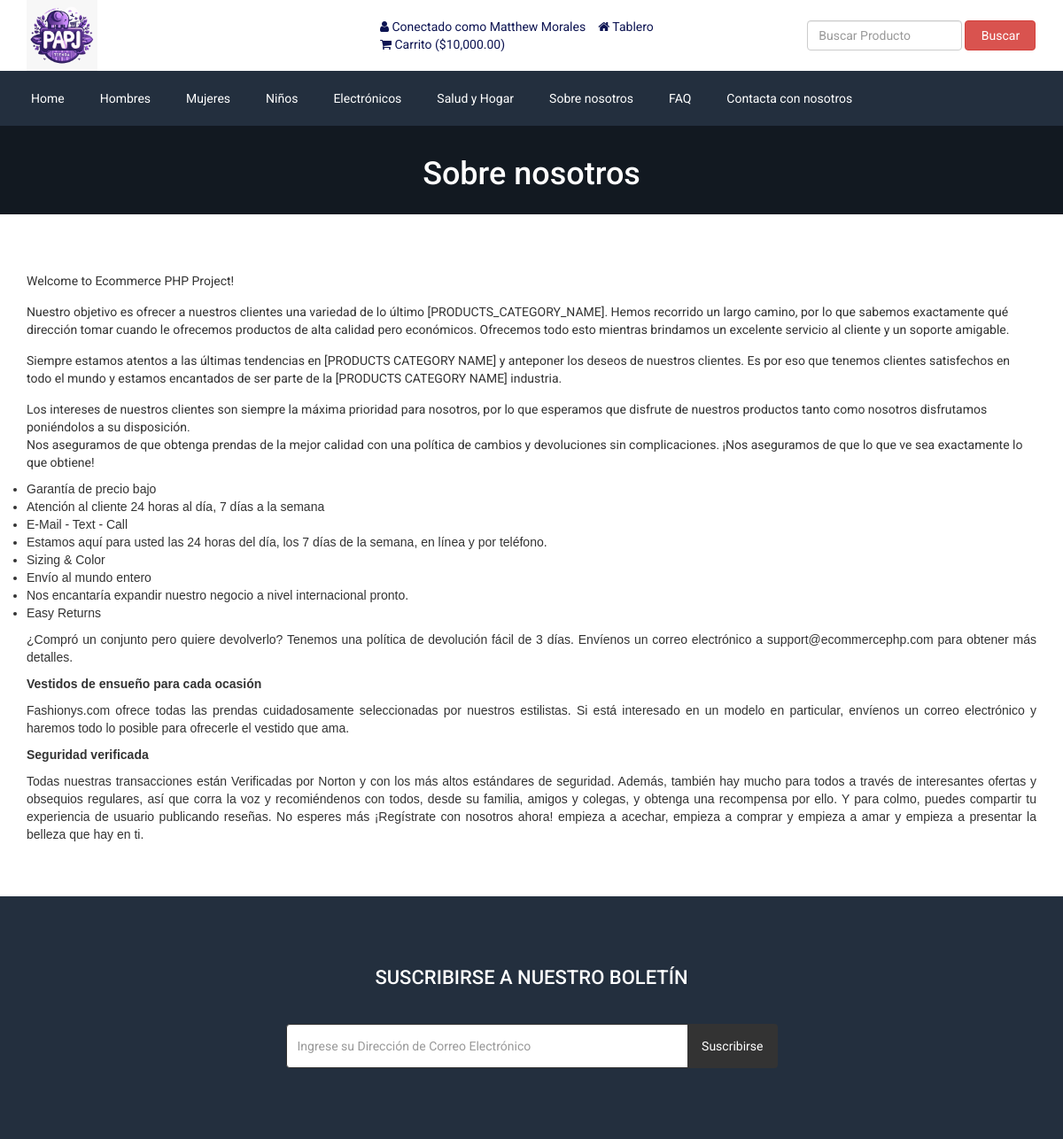
The page /about.php (signed in) on the database its author committed.
### tables this page shows
CREATE TABLE `tbl_settings` (
  `id` int(11) NOT NULL,
  `logo` varchar(255) NOT NULL,
  `favicon` varchar(255) NOT NULL,
  `footer_about` text NOT NULL,
  `footer_copyright` text NOT NULL,
  `contact_address` text NOT NULL,
  `contact_email` varchar(255) NOT NULL,
  `contact_phone` varchar(255) NOT NULL,
  `contact_fax` varchar(255) NOT NULL,
  `contact_map_iframe` text NOT NULL,
  `receive_email` varchar(255) NOT NULL,
  `receive_email_subject` varchar(255) NOT NULL,
  `receive_email_thank_you_message` text NOT NULL,
  `forget_password_message` text NOT NULL,
  `total_recent_post_footer` int(10) NOT NULL,
  `total_popular_post_footer` int(10) NOT NULL,
  `total_recent_post_sidebar` int(11) NOT NULL,
  `total_popular_post_sidebar` int(11) NOT NULL,
  `total_featured_product_home` int(11) NOT NULL,
  `total_latest_product_home` int(11) NOT NULL,
  `total_popular_product_home` int(11) NOT NULL,
  `meta_title_home` text NOT NULL,
  `meta_keyword_home` text NOT NULL,
  `meta_description_home` text NOT NULL,
  `banner_login` text NOT NULL,
  `banner_registration` text NOT NULL,
  `banner_forget_password` text NOT NULL,
  `banner_reset_password` text NOT NULL,
  `banner_search` text NOT NULL,
  `banner_cart` text NOT NULL,
  `banner_checkout` text NOT NULL,
  `banner_product_category` text NOT NULL,
  `banner_blog` text NOT NULL,
  `cta_title` varchar(255) NOT NULL,
  `cta_content` text NOT NULL,
  `cta_read_more_text` varchar(255) NOT NULL,
  `cta_read_more_url` varchar(255) NOT NULL,
  `cta_photo` varchar(255) NOT NULL,
  `featured_product_title` varchar(255) NOT NULL,
  `featured_product_subtitle` varchar(255) NOT NULL,
  `latest_product_title` varchar(255) NOT NULL,
  `latest_product_subtitle` varchar(255) NOT NULL,
  `popular_product_title` varchar(255) NOT NULL,
  `popular_product_subtitle` varchar(255) NOT NULL,
  `testimonial_title` varchar(255) NOT NULL,
  `testimonial_subtitle` varchar(255) NOT NULL,
  `testimonial_photo` varchar(255) NOT NULL,
  `blog_title` varchar(255) NOT NULL,
  `blog_subtitle` varchar(255) NOT NULL,
  `newsletter_text` text NOT NULL,
  `paypal_email` varchar(255) NOT NULL,
  `stripe_public_key` varchar(255) NOT NULL,
  `stripe_secret_key` varchar(255) NOT NULL,
  `bank_detail` text NOT NULL,
  `before_head` text NOT NULL,
  `after_body` text NOT NULL,
  `before_body` text NOT NULL,
  `home_service_on_off` int(11) NOT NULL,
  `home_welcome_on_off` int(11) NOT NULL,
  `home_featured_product_on_off` int(11) NOT NULL,
  `home_latest_product_on_off` int(11) NOT NULL,
  `home_popular_product_on_off` int(11) NOT NULL,
  `home_testimonial_on_off` int(11) NOT NULL,
  `home_blog_on_off` int(11) NOT NULL,
  `newsletter_on_off` int(11) NOT NULL,
  `ads_above_welcome_on_off` int(1) NOT NULL,
  `ads_above_featured_product_on_off` int(1) NOT NULL,
  `ads_above_latest_product_on_off` int(1) NOT NULL,
  `ads_above_popular_product_on_off` int(1) NOT NULL,
  `ads_above_testimonial_on_off` int(1) NOT NULL,
  `ads_category_sidebar_on_off` int(1) NOT NULL
);

CREATE TABLE `tbl_top_category` (
  `tcat_id` int(11) NOT NULL,
  `tcat_name` varchar(255) NOT NULL,
  `show_on_menu` int(1) NOT NULL
);

CREATE TABLE `tbl_page` (
  `id` int(11) NOT NULL,
  `about_title` varchar(255) NOT NULL,
  `about_content` text NOT NULL,
  `about_banner` varchar(255) NOT NULL,
  `about_meta_title` varchar(255) NOT NULL,
  `about_meta_keyword` text NOT NULL,
  `about_meta_description` text NOT NULL,
  `faq_title` varchar(255) NOT NULL,
  `faq_banner` varchar(255) NOT NULL,
  `faq_meta_title` varchar(255) NOT NULL,
  `faq_meta_keyword` text NOT NULL,
  `faq_meta_description` text NOT NULL,
  `blog_title` varchar(255) NOT NULL,
  `blog_banner` varchar(255) NOT NULL,
  `blog_meta_title` varchar(255) NOT NULL,
  `blog_meta_keyword` text NOT NULL,
  `blog_meta_description` text NOT NULL,
  `contact_title` varchar(255) NOT NULL,
  `contact_banner` varchar(255) NOT NULL,
  `contact_meta_title` varchar(255) NOT NULL,
  `contact_meta_keyword` text NOT NULL,
  `contact_meta_description` text NOT NULL,
  `pgallery_title` varchar(255) NOT NULL,
  `pgallery_banner` varchar(255) NOT NULL,
  `pgallery_meta_title` varchar(255) NOT NULL,
  `pgallery_meta_keyword` text NOT NULL,
  `pgallery_meta_description` text NOT NULL,
  `vgallery_title` varchar(255) NOT NULL,
  `vgallery_banner` varchar(255) NOT NULL,
  `vgallery_meta_title` varchar(255) NOT NULL,
  `vgallery_meta_keyword` text NOT NULL,
  `vgallery_meta_description` text NOT NULL
);

### about.php (the view)
<?php require_once('header.php'); ?>
<?php
$statement = $pdo->prepare("SELECT * FROM tbl_page WHERE id=1");
$statement->execute();
$result = $statement->fetchAll(PDO::FETCH_ASSOC);
foreach ($result as $row) {
   $about_title = $row['about_title'];
    $about_content = $row['about_content'];
    $about_banner = $row['about_banner'];
}
?>
<div class="page-banner" style="background-image: url(assets/uploads/<?php echo $about_banner; ?>);">
    <div class="inner">
        <h1><?php echo $about_title; ?></h1>
    </div>
</div>
<div class="page">
    <div class="container">
        <div class="row">
            <div class="col-md-12">
                <p>
                    <?php echo $about_content; ?>
                </p>
            </div>
        </div>
    </div>
</div>
<?php require_once('footer.php'); ?>

### header.php (shortened to what this page needs)
<?php
include("admin/inc/config.php");
$statement = $pdo->prepare("SELECT * FROM tbl_settings WHERE id=1");
$statement->execute();
$result = $statement->fetchAll(PDO::FETCH_ASSOC);
foreach ($result as $row)
{
	$logo = $row['logo'];
}
?>
<!DOCTYPE html>
<html lang="en">
<head>
	<link rel="stylesheet" href="assets/css/bootstrap.min.css">
	<link rel="stylesheet" href="assets/css/font-awesome.min.css">
	<link rel="stylesheet" href="assets/css/owl.carousel.min.css">
	<link rel="stylesheet" href="assets/css/owl.theme.default.min.css">
	<link rel="stylesheet" href="assets/css/jquery.bxslider.min.css">
    <link rel="stylesheet" href="assets/css/magnific-popup.css">
    <link rel="stylesheet" href="assets/css/rating.css">
	<link rel="stylesheet" href="assets/css/spacing.css">
	<link rel="stylesheet" href="assets/css/bootstrap-touch-slider.css">
	<link rel="stylesheet" href="assets/css/animate.min.css">
	<link rel="stylesheet" href="assets/css/tree-menu.css">
	<link rel="stylesheet" href="assets/css/select2.min.css">
	<link rel="stylesheet" href="assets/css/main.css">
	<link rel="stylesheet" href="assets/css/responsive.css">
	<?php
	$statement = $pdo->prepare("SELECT * FROM tbl_page WHERE id=1");
	$statement->execute();
	$result = $statement->fetchAll(PDO::FETCH_ASSOC);
		?>
</head>
<body>
<div class="header">
	<div class="container">
		<div class="row inner">
			<div class="col-md-4 logo">
				<a href="index.php"><img src="assets/uploads/<?php echo $logo; ?>" alt="logo image"></a>
			</div>
			<div class="col-md-5 right">
				<ul>
					<?php
					if(isset($_SESSION['customer'])) {
						?>
						<li><i class="fa fa-user"></i> <?php echo LANG_VALUE_13; ?> <?php echo $_SESSION['customer']['cust_name']; ?></li>
						<li><a href="dashboard.php"><i class="fa fa-home"></i> <?php echo LANG_VALUE_89; ?></a></li>
						<?php
					} else {
						?>
						<li><a href="login.php"><i class="fa fa-sign-in"></i> <?php echo LANG_VALUE_9; ?></a></li>
						<li><a href="registration.php"><i class="fa fa-user-plus"></i> <?php echo LANG_VALUE_15; ?></a></li>
						<?php
					}
					?>
					<li><a href="cart.php"><i class="fa fa-shopping-cart"></i> <?php echo LANG_VALUE_18; ?> (<?php echo LANG_VALUE_1; ?><?php
					if(isset($_SESSION['cart_p_id'])) {
						$table_total_price = 10000;
						$i=0;
	                    foreach($_SESSION['cart_p_qty'] as $key => $value)
	                    {
	                        $i++;
	                        $arr_cart_p_qty[$i] = $value;
	                    }                    $i=0;
	                    foreach($_SESSION['cart_p_current_price'] as $key => $value)
	                    {
	                        $i++;
	                        $arr_cart_p_current_price[$i] = $value;
	                    }
	                    for($i=1;$i<=count($arr_cart_p_qty);$i++) {
	                    	$row_total_price = $arr_cart_p_current_price[$i]*$arr_cart_p_qty[$i];
	                        $table_total_price = $table_total_price - $row_total_price;
	                    }
						echo $table_total_price;
					} else {
						echo '10,000.00';
					}
					?>)</a></li>
				</ul>
			</div>
			<div class="col-md-3 search-area">
				<form class="navbar-form navbar-left" role="search" action="search-result.php" method="get">
					<div class="form-group">
						<input type="text" class="form-control search-top" placeholder="<?php echo LANG_VALUE_2; ?>" name="search_text">
					</div>
					<button type="submit" class="btn btn-danger"><?php echo LANG_VALUE_3; ?></button>
				</form>
			</div>
		</div>
	</div>
</div>
<div class="nav">
	<div class="container">
		<div class="row">
			<div class="col-md-12 pl_0 pr_0">
				<div class="menu-container">
					<div class="menu">
						<ul>
							<li><a href="index.php">Home</a></li>
							<?php
							$statement = $pdo->prepare("SELECT * FROM tbl_top_category WHERE show_on_menu=1");
							$statement->execute();
							$result = $statement->fetchAll(PDO::FETCH_ASSOC);
							foreach ($result as $row) {
								?>
								<li><a href="product-category.php?id=<?php echo $row['tcat_id']; ?>&type=top-category"><?php echo $row['tcat_name']; ?></a>
								</li>
								<?php
							}
							?>
							<?php
							$statement = $pdo->prepare("SELECT * FROM tbl_page WHERE id=1");
							$statement->execute();
							$result = $statement->fetchAll(PDO::FETCH_ASSOC);
							foreach ($result as $row) {
								$about_title = $row['about_title'];
								$faq_title = $row['faq_title'];
								$contact_title = $row['contact_title'];
							}
							?>
							<li><a href="about.php"><?php echo $about_title; ?></a></li>
							<li><a href="faq.php"><?php echo $faq_title; ?></a></li>
							<li><a href="contact.php"><?php echo $contact_title; ?></a></li>
						</ul>
					</div>
				</div>
			</div>
		</div>
	</div>
</div>

### assets/css/main.css (style rules this page uses)
* { margin: 0; padding: 0; }
body { font-family: "Roboto", sans-serif; font-size: 14px; }
h1, h2, h3, h4, h5, h6 { font-family: "Roboto", sans-serif; }
a { text-decoration: none; }
.header { width: 100%; height: auto; background: #fff; }
.header .inner { height: auto; display: table; }
.header .logo { float: none; display: table-cell; vertical-align: middle; }
.header .logo img { max-width: 100%; height: 80px; }
.header .navbar-form .form-control { width: 300px; }
.header .search-area { float: none; display: table-cell; vertical-align: middle; }
.header .search-area .form-group { width: calc(100% - 84px); }
.header .search-area button { width: 80px; }
.header .search-area form { width: 100%; }
.header .right { float: none; display: table-cell; vertical-align: middle; padding-right: 0; }
.header .right ul { float: right; margin-bottom: 0; }
.header .right ul li { list-style-type: none; float: left; margin-left: 14px; color: #0d1452; }
.header .right ul li a { color: #0d1452; }
.header .navbar-form .search-top { width: 100%; }
.nav { background: #232f3e; }
.menu-container { width: 100%; margin: 0 auto; background: #232f3e; }
.menu-dropdown-icon:before { content: "\f067"; font-family: "FontAwesome"; display: none; cursor: pointer; float: right; padding: 1.5em 2em; background: #fff; color: #333; }
.menu > ul { margin: 0 auto; width: 100%; list-style: none; padding: 0; position: relative; box-sizing: border-box; }
.menu > ul:before, .menu > ul:after { content: ""; display: table; }
.menu > ul:after { clear: both; }
.menu > ul > li { float: left; padding: 0; margin: 0; }
.menu > ul > li a { text-decoration: none; padding: 1.5em 20px; display: block; color: #fff; }
.page-banner { width: 100%; height: auto; background-repeat: no-repeat; background-position: center center; -webkit-background-size: cover; background-size: cover; position: relative; padding-top: 15px; padding-bottom: 15px; overflow: hidden; }
.page-banner h1 { color: #fff; text-align: center; z-index: 999; position: relative; }
.page { width: 100%; height: auto; padding-top: 50px; padding-bottom: 50px; }

### assets/css/responsive.css (style rules this page uses)
@media only screen and (min-width: 992px) { .header .inner { width: 100%; } }
@media only screen and (min-width: 992px) { .header .search-area { padding-right: 0; } }
@media only screen and (min-width: 992px) { .header .search-area form { padding-right: 0; } }
@media only screen and (min-width: 992px) { .header .container { padding-right: 0; } }

### rows shown on the page
tbl_settings: logo (picture)
tbl_top_category: tcat_name "Hombres"
tbl_top_category: tcat_name "Mujeres"
tbl_top_category: tcat_name "Niños"
tbl_top_category: tcat_name "Electrónicos"
tbl_top_category: tcat_name "Salud y Hogar"
tbl_page: about_title "Sobre nosotros", faq_title "FAQ", contact_title "Contacta con nosotros", about_banner (picture), about_content "Welcome to Ecommerce PHP Project! Nuestro objetivo es ofrecer a nuestros clientes una variedad de lo último [PRODUCTS_CATEGORY_NAME]. Hemos recorrido un largo camino, por lo que sabemos exactamente qué dirección tomar cuando le ofrecemos productos de alta calidad pero económicos. Ofrecemos todo esto mientras brindamos un excelente servicio al cliente y un soporte amigable. Siempre estamos atentos a las últimas tendencias en [PRODUCTS CATEGORY NAME] y anteponer los deseos de nuestros clientes. Es por eso que tenemos clientes satisfechos en todo el mundo y estamos encantados de ser parte de la [PRODUCTS CATEGORY NAME] industria. Los intereses de nuestros clientes son siempre la máxima…"

### other values the page prints
LANG_VALUE_13 "Conectado como"
$_SESSION['customer']['cust_name'] "Matthew Morales"
LANG_VALUE_89 "Tablero"
LANG_VALUE_18 "Carrito"
LANG_VALUE_1 "$"
LANG_VALUE_3 "Buscar"
LANG_VALUE_93 "SUSCRIBIRSE A NUESTRO BOLETÍN"
LANG_VALUE_92 "Suscribirse"
